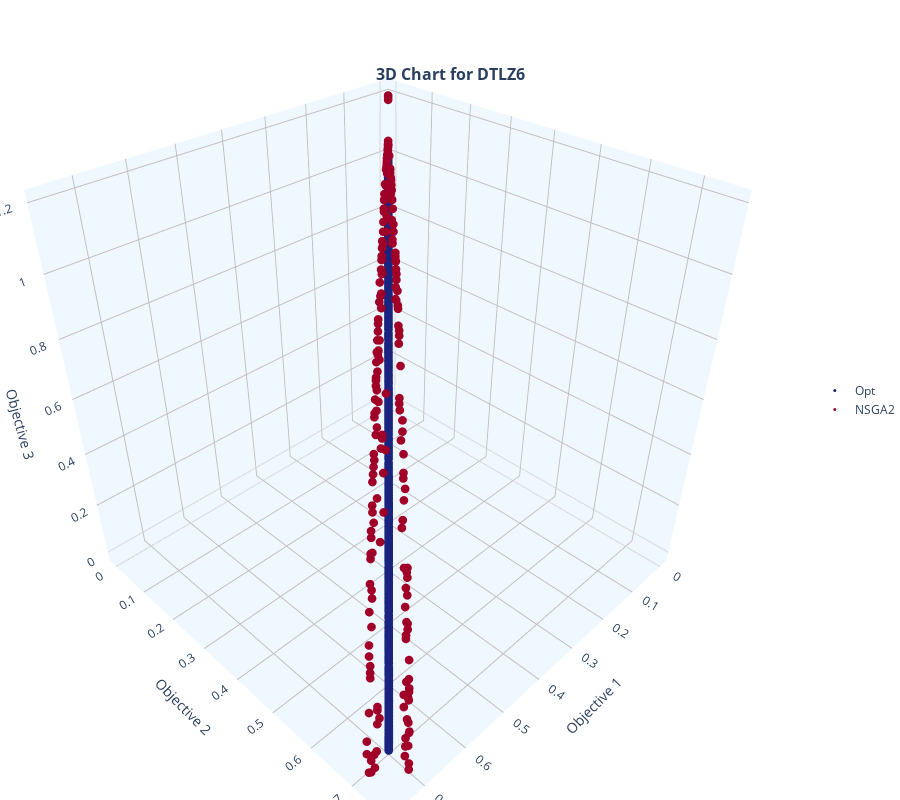

The code cell stored with this chart in its notebook:
### Markdown cell above
### DTLZ6 (Highly Degenerate Curve)

### Code cell
mop = mb.mops.DTLZ6(M=3)
exp = mb.experiment(mop=mop, moea=mb.moeas.NSGA2())
F_opt = exp.optimal(n_points=1000).objectives
exp.run(generations=500, population=200)
mb.view.topo_shape(SmartArray(F_opt, name="Opt"), SmartArray(exp.front(), name="NSGA2"), title="DTLZ6")

### Figure 1 — Plotly figure (JSON) as saved in the notebook; plotly's stock layout.template omitted (floating-point values rounded to 4 significant figures; data arrays with more than 128 entries replaced by an {"elided": "..."} marker saying what was removed)
{"data": [{"hovertemplate": "Opt<br>Objective 1: %{x}<br>Objective 2: %{y}<br>Objective 3: %{z}<br><extra></extra>", "marker": {"size": 3}, "mode": "markers", "name": "Opt", "showlegend": true, "type": "scatter3d", "x": {"elided": "1000 float values"}, "y": {"elided": "1000 float values"}, "z": {"elided": "1000 float values"}}, {"hovertemplate": "NSGA2<br>Objective 1: %{x}<br>Objective 2: %{y}<br>Objective 3: %{z}<br><extra></extra>", "marker": {"size": 3}, "mode": "markers", "name": "NSGA2", "showlegend": true, "type": "scatter3d", "x": {"elided": "200 float values"}, "y": {"elided": "200 float values"}, "z": {"elided": "200 float values"}}], "layout": {"height": 800, "hovermode": "closest", "legend": {"x": 1.05, "xanchor": "left", "y": 0.5, "yanchor": "middle"}, "margin": {"b": 0, "l": 0, "r": 0, "t": 0}, "scene": {"aspectmode": "manual", "aspectratio": {"x": 1, "y": 1, "z": 1}, "xaxis": {"backgroundcolor": "aliceblue", "gridcolor": "#C3BDBD", "showbackground": true, "showgrid": true, "title": {"text": "Objective 1"}}, "yaxis": {"backgroundcolor": "aliceblue", "gridcolor": "#C3BDBD", "showbackground": true, "showgrid": true, "title": {"text": "Objective 2"}}, "zaxis": {"backgroundcolor": "aliceblue", "gridcolor": "#C3BDBD", "showbackground": true, "showgrid": true, "title": {"text": "Objective 3"}}}, "title": {"font": {"size": 16, "weight": "bold"}, "pad": {"t": 0}, "text": "3D Chart for DTLZ6", "x": 0.5, "xanchor": "center", "y": 0.9, "yanchor": "bottom"}, "width": 900}}
